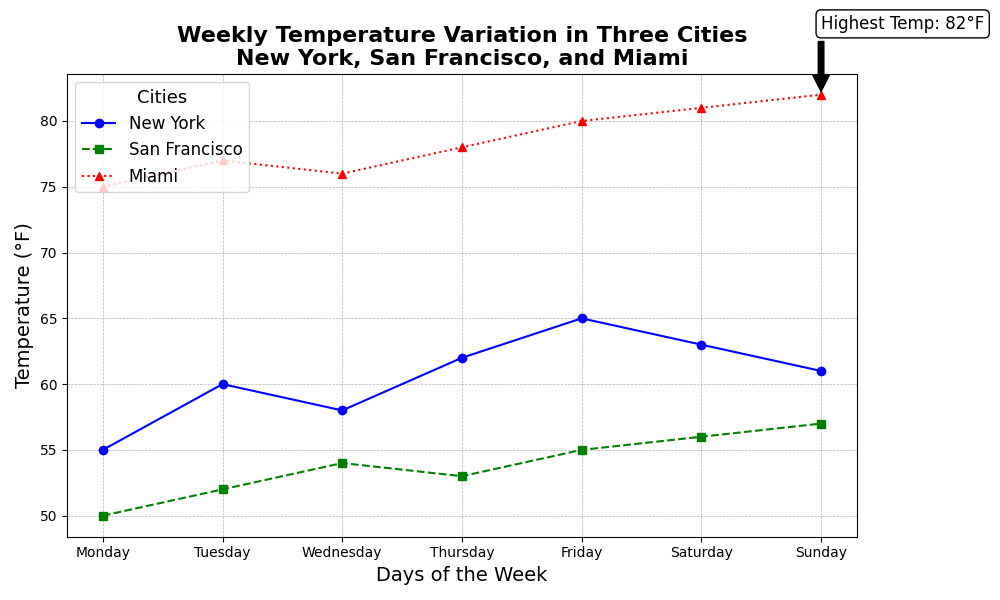

Source code (Python):
import matplotlib.pyplot as plt
import numpy as np

# Title and backstory
# This line chart represents a fictional data about the temperature variation throughout the week in three different cities.
# The data provides insights into how the temperature changes from Monday to Sunday in New York, San Francisco, and Miami.
title = "Weekly Temperature Variation in Three Cities"
subtitle = "New York, San Francisco, and Miami"
x_label = "Days of the Week"
y_label = "Temperature (°F)"

# Days of the week
days = ["Monday", "Tuesday", "Wednesday", "Thursday", "Friday", "Saturday", "Sunday"]

# Temperature data for three cities
new_york_temp = [55, 60, 58, 62, 65, 63, 61]          # Temperatures in New York
san_francisco_temp = [50, 52, 54, 53, 55, 56, 57]    # Temperatures in San Francisco
miami_temp = [75, 77, 76, 78, 80, 81, 82]            # Temperatures in Miami

# Create the figure and axis
fig, ax = plt.subplots(figsize=(10, 6))

# Plot the temperature data
ax.plot(days, new_york_temp, marker='o', linestyle='-', color='b', label='New York')
ax.plot(days, san_francisco_temp, marker='s', linestyle='--', color='g', label='San Francisco')
ax.plot(days, miami_temp, marker='^', linestyle=':', color='r', label='Miami')

# Title and labels
plt.title(f"{title}\n{subtitle}", fontsize=16, fontweight='bold')
plt.xlabel(x_label, fontsize=14)
plt.ylabel(y_label, fontsize=14)

# Add a grid for better readability
plt.grid(True, which='both', linestyle='--', linewidth=0.5)

# Add a legend
plt.legend(loc='upper left', fontsize=12, title="Cities", title_fontsize='13')

# Annotating specific points of interest, e.g., highest temperature day in Miami
max_temp_miami = max(miami_temp)
max_temp_day = days[miami_temp.index(max_temp_miami)]
plt.annotate(f'Highest Temp: {max_temp_miami}°F',
             xy=(max_temp_day, max_temp_miami),
             xytext=(max_temp_day, max_temp_miami + 5),
             arrowprops=dict(facecolor='black', shrink=0.05),
             fontsize=12, bbox=dict(boxstyle="round,pad=0.3", edgecolor="black", facecolor="white"))

# Tight layout to prevent text overlap
plt.tight_layout()

# Display the plot
plt.show()
